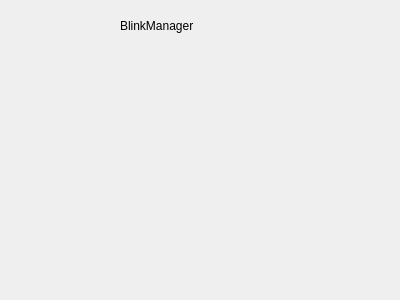
<?xml version="1.0" encoding="UTF-8"?>
<ui version="4.0">
 <class>BlinkManager</class>
 <widget class="QWidget" name="BlinkManager">
  <property name="geometry">
   <rect>
    <x>0</x>
    <y>0</y>
    <width>400</width>
    <height>300</height>
   </rect>
  </property>
  <property name="windowTitle">
   <string>Form</string>
  </property>
  <widget class="QLabel" name="label">
   <property name="geometry">
    <rect>
     <x>120</x>
     <y>10</y>
     <width>81</width>
     <height>31</height>
    </rect>
   </property>
   <property name="text">
    <string>BlinkManager</string>
   </property>
  </widget>
 </widget>
 <resources/>
 <connections/>
</ui>
